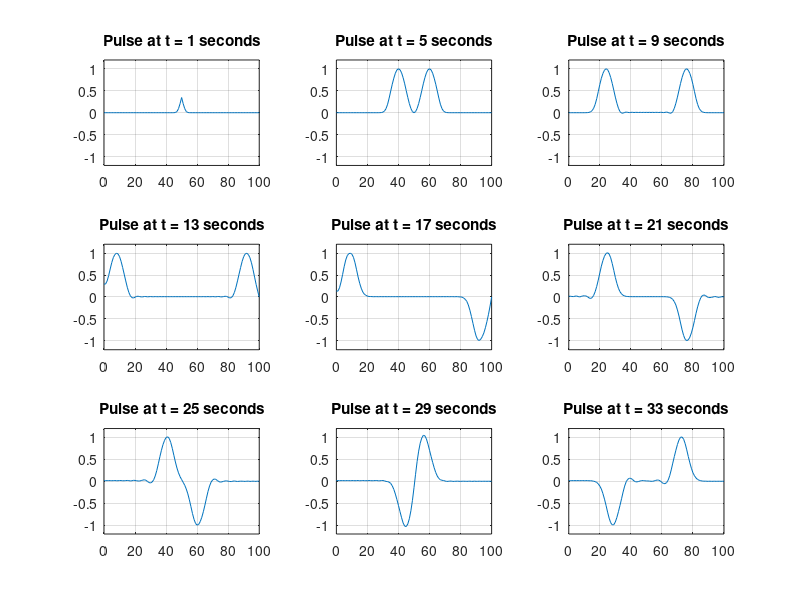

This chart was generated by the following MATLAB code:
clear all
close all

t = 0; dx = 1; dt= 0.1; tlen = 5; tmax=33; beta=4; 
u1 = zeros(1,101); u2 = zeros(1,101); u3 = zeros(1,101);
x = 0:100; f=1;

%for j = 1:length(tmax)

    while t < tmax
    t=t+dt;
    for i =2:100
        rhs=beta^2*(u2(i+1)-2*u2(i)+u2(i-1))/dx^2;
        u3(i)=dt^2*rhs+2*u2(i)-u1(i);
    end
    u3(1)=u3(2);
    u3(101)=0;
    if(t<tlen)
        u3(51)=sin(pi*t/tlen)^2;
    end
    for i=1:101
        u1(i)=u2(i);
        u2(i)=u3(i);
    end

    if any(10:40:330 == round(t*10))
        subplot(3,3,f)
        plot(x,u3)
        ylim([-1.2,1.2])
        xlim([0,100])
        grid on
        title(sprintf('Pulse at t = %d seconds',round(t*10)/10))
        f=f+1;
        
    end

    end
